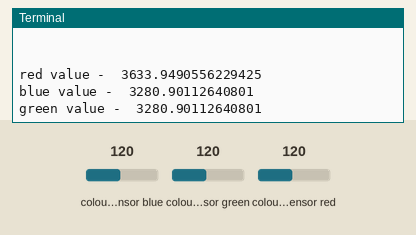
A program run on a simulated Raspberry Pi (BCM pin numbers). Shown: the last lines printed to the terminal. The test bench sets the inputs (shaded band); at power-on: colour sensor blue 120, colour sensor green 120, colour sensor red 120. The colour sensor's output runs at 400 + 24·value Hz for the selected filter; the clock reads 2024-03-15 10:24:30 at power-on unless the program sets it.

Above: at 1.2 s.
1.3 s: colour sensor blue set to 5
2.8 s: colour sensor green set to 5
At 3.43 s:
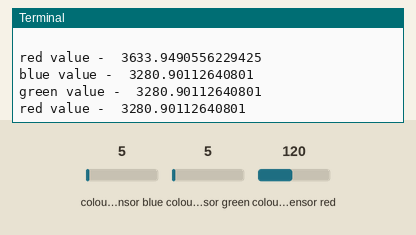
4.3 s: colour sensor red set to 5
At 6.71 s:
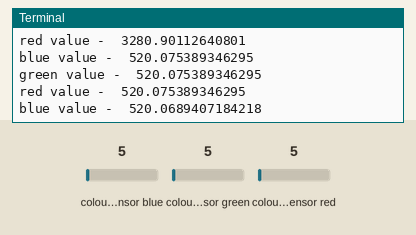
Timing chart, 0 to 8.2 s (numbered marks = the images above; inputs shaded):
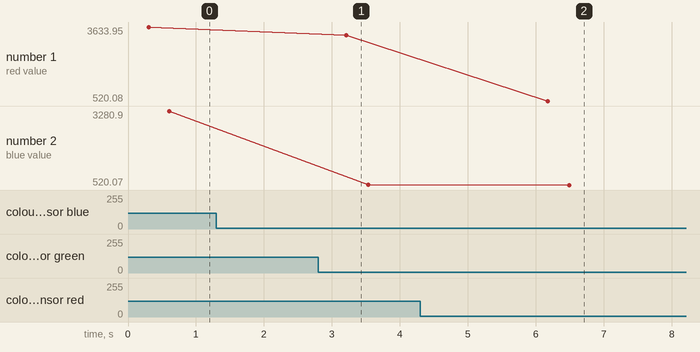

Measured:
- after the input at 4.3 s, the terminal: prints a new line after 1.9 s (image 2)

The program:

clr_freq.py
```python
#Program to show the frequency value measured for different colors rgb using colour sensor :
#TCS3200
#Setting the s2 s3 output is crucial to select the colour of mode in photodiode
# 00 r 01 b 11 g

import RPi.GPIO as GPIO
import time

s2 = 23
s3 = 24
signal = 25
NUM_CYCLES = 10

def setup():
  GPIO.setmode(GPIO.BCM)
  GPIO.setup(signal,GPIO.IN)
  GPIO.setup(s2,GPIO.OUT)
  GPIO.setup(s3,GPIO.OUT)
  print("\n")

def main_loop():
  temp = 1
  while(1):

    GPIO.output(s2,GPIO.LOW)
    GPIO.output(s3,GPIO.LOW)
    time.sleep(0.3)
    start = time.time()
    for i in range(NUM_CYCLES):
      GPIO.wait_for_edge(signal, GPIO.FALLING)
    duration = time.time() - start      #seconds to run for loop
    red  = NUM_CYCLES / duration   #in Hz
    print("red value - ",red) #output as frequency
    # total number of iterations/time for change

    GPIO.output(s2,GPIO.LOW)
    GPIO.output(s3,GPIO.HIGH)
    time.sleep(0.3)
    start = time.time()
    for i in range(NUM_CYCLES):
      GPIO.wait_for_edge(signal, GPIO.FALLING)
    duration = time.time() - start
    blue = NUM_CYCLES / duration
    print("blue value - ",blue)

    GPIO.output(s2,GPIO.HIGH)
    GPIO.output(s3,GPIO.HIGH)
    time.sleep(0.3)
    start = time.time()
    for i in range(NUM_CYCLES):
      GPIO.wait_for_edge(signal, GPIO.FALLING)
    duration = time.time() - start
    green = NUM_CYCLES / duration
    print("green value - ",green)
    time.sleep(2)


def endprogram():
    GPIO.cleanup()

if __name__=='__main__':

    setup()

    try:
        main_loop()

    except KeyboardInterrupt:
        endprogram()
#values set for s0 and s1
#L	L	Power Down	———-
#L	H	2%	10 – 12 KHz
#H	L	20%	100 – 120 KHz
#H	H	100%	500 – 600 KHz
```
